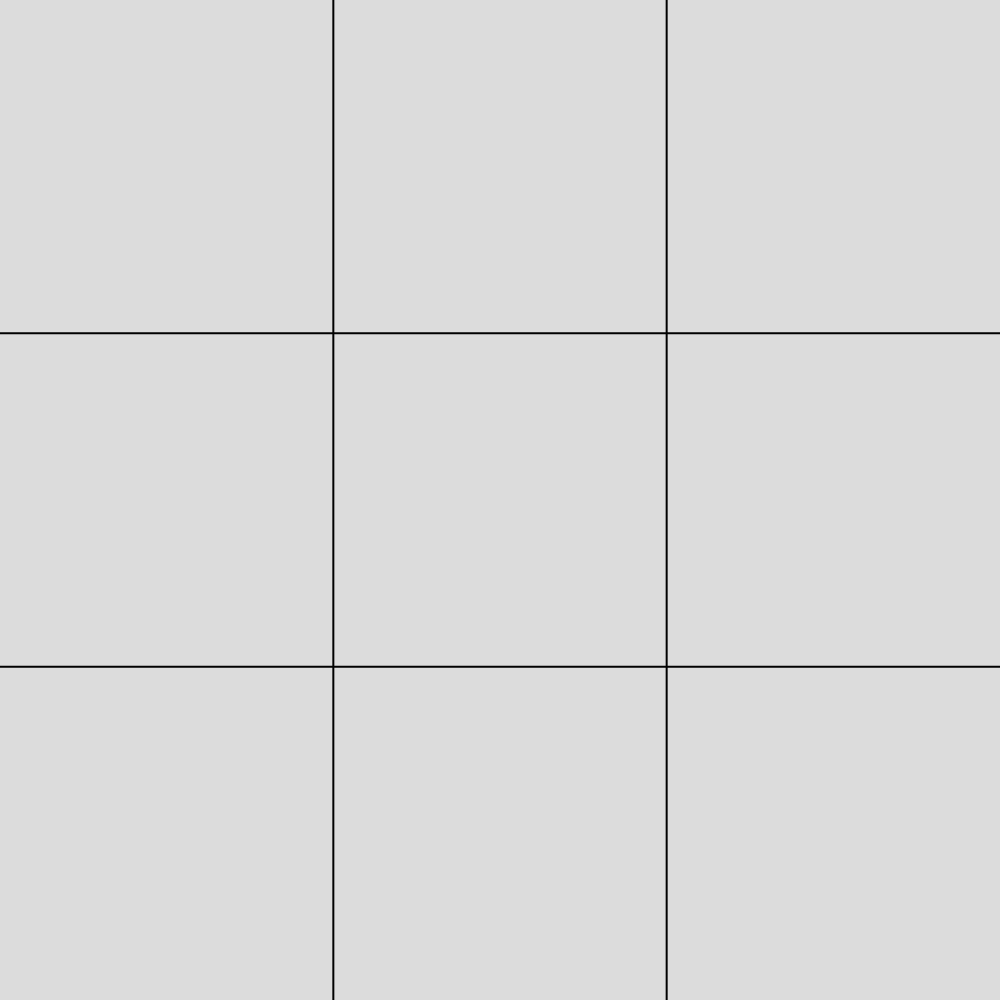
Frame 1 (no input)
Frame 60 (no input): identical to frame 1, image omitted
Frame 120 (the mouse pressed at the canvas centre since frame 60): identical to frame 1, image omitted

The p5.js sketch that drew this single still picture (run headless with seeded random() and noise() and a simulated clock; from frame 60 on, the mouse is pressed at the canvas centre):

// p5.js sketch
// ── sketch.js
var canvasW=400*2.5;
var canvasH=400*2.5;

//grid set up
//number of rows and columns
const rows = 3;
const cols = 3;

//cell width and height
var cellW= canvasW/cols;
var cellH= canvasH/rows

const gridX = [0,cellW, cellW*2, cellW*3];
const gridY = [0, cellH, cellH*2, cellH*3];

let pad = 20;

let gameArray = [['','',''],['','',''],['','','']];
let turn = 0;
let endOfGame = false;

function checkVictory(){
  let pattern = '';
  //handle blanks
  //handle draw
  //check 3 in a row in a row
  for(let i=0; i<rows; i++){
    pattern = gameArray[i].toString();
    if (pattern=='X,X,X' || pattern=='O,O,O'){
      return [true,gameArray[i][0]];
    }

  }
  //check 3 in a row in a column
  for(let i=0; i<cols; i++){
    pattern = [gameArray[0][i],gameArray[1][i],gameArray[2][i]].toString();
    if (pattern=='X,X,X' || pattern=='O,O,O'){
      return [true,gameArray[0][i]];
    }
  }
  let diag1 = [gameArray[0][0],gameArray[1][1],gameArray[2][2]];
  let diag2 = [gameArray[2][0],gameArray[1][1],gameArray[0][2]];
  //check 3 in a row on the two diagonals
  if(diag1 == 'X,X,X' || diag1 =='O,O,O' || diag2 == 'X,X,X' || diag2 =='O,O,O'){
      return[true,gameArray[1][1]];
  }
  return [false,''];
}
function getMouseGridPos(x,y){
  //x and y are the coordinates of the mouseClick on canvas
	function getRowPos(y){
    if(y<gridY[1]){
      return 0;
    }
    else{
      if(y<gridY[2]){
        return 1;
      }
      else{
        return 2;
      }
    }
  }
  function getColPos(x){
    if(x<gridX[1]){
      return 0;
    }
    else{
      if(x<gridX[2]){
        return 1;
      }
      else{
        return 2;
      }
    }
  }
  return {'rowIndex': getRowPos(y), 'colIndex': getColPos(x), 'cellCx': (getColPos(x)+0.5)*cellW, 'cellCy': (getRowPos(y)+0.5)*cellH};
}
function drawSymb(XorO, cellCX, cellCY){
  if(XorO=='X'){
    line(cellCX-cellW/2+pad,cellCY-cellH/2+pad,cellCX+cellW/2-pad,cellCY+cellH/2-pad);
    line(cellCX-cellW/2+pad,cellCY+cellH/2-pad,cellCX+cellW/2-pad,cellCY-cellH/2+pad);
  }
  else if(XorO='O'){
    ellipse(cellCX, cellCY, cellW-pad*2, cellH-pad*2);
  }
}
function mouseClicked() {
  if(endOfGame==false){

    let gridPos=getMouseGridPos(mouseX, mouseY);

    if(gameArray[gridPos.rowIndex][gridPos.colIndex]==''){
      let symb='';
      if(turn%2==0){
        symb='X';
      }
      else{
        symb='O';
      }
      //add appropriate entry to 2D array
      gameArray[gridPos.rowIndex][gridPos.colIndex]=symb;
      //draw X or O in the appropriate grid cell
      drawSymb(symb,gridPos.cellCx, gridPos.cellCy);
      turn+= 1;
    }
    if(turn>4){
      if(checkVictory()[0]==true){
        //if there is a victory disable mouseClick
        endOfGame = true;
        let fontsize = height*0.25;
        push();
        noStroke();
        fill(255,0.8*255);
        rect(0,0,width, height);
        pop();
        fill(0);
        textAlign(CENTER);
    		textSize(fontsize)
        text(`${checkVictory()[1]} wins!`,0,(height-fontsize)/2,width,fontsize);
      }
      else{
       if(turn>8){
         endOfGame = true;
         let fontsize = height*0.25;
         push();
         noStroke();
         fill(255,0.8*255);
         rect(0,0,width, height);
         pop();
         fill(0);
         textAlign(CENTER);
     		textSize(fontsize)
         text("Draw!",0,(height-fontsize)/2,width,fontsize);
       }
      }


      //otherwise go forward with rest of this code
    }
  }
}


function setup() {
  createCanvas(canvasW, canvasH);
  background(220);
  strokeWeight(2);
  noFill();
  for(let i=1; i<rows; i++){
    line(0,gridY[i],canvasW,gridY[i]);
	}
  for(let i=1; i<cols; i++){
    line(gridX[i],0,gridX[i],canvasH);
	}
  strokeWeight(20);
}

function draw() {

}
